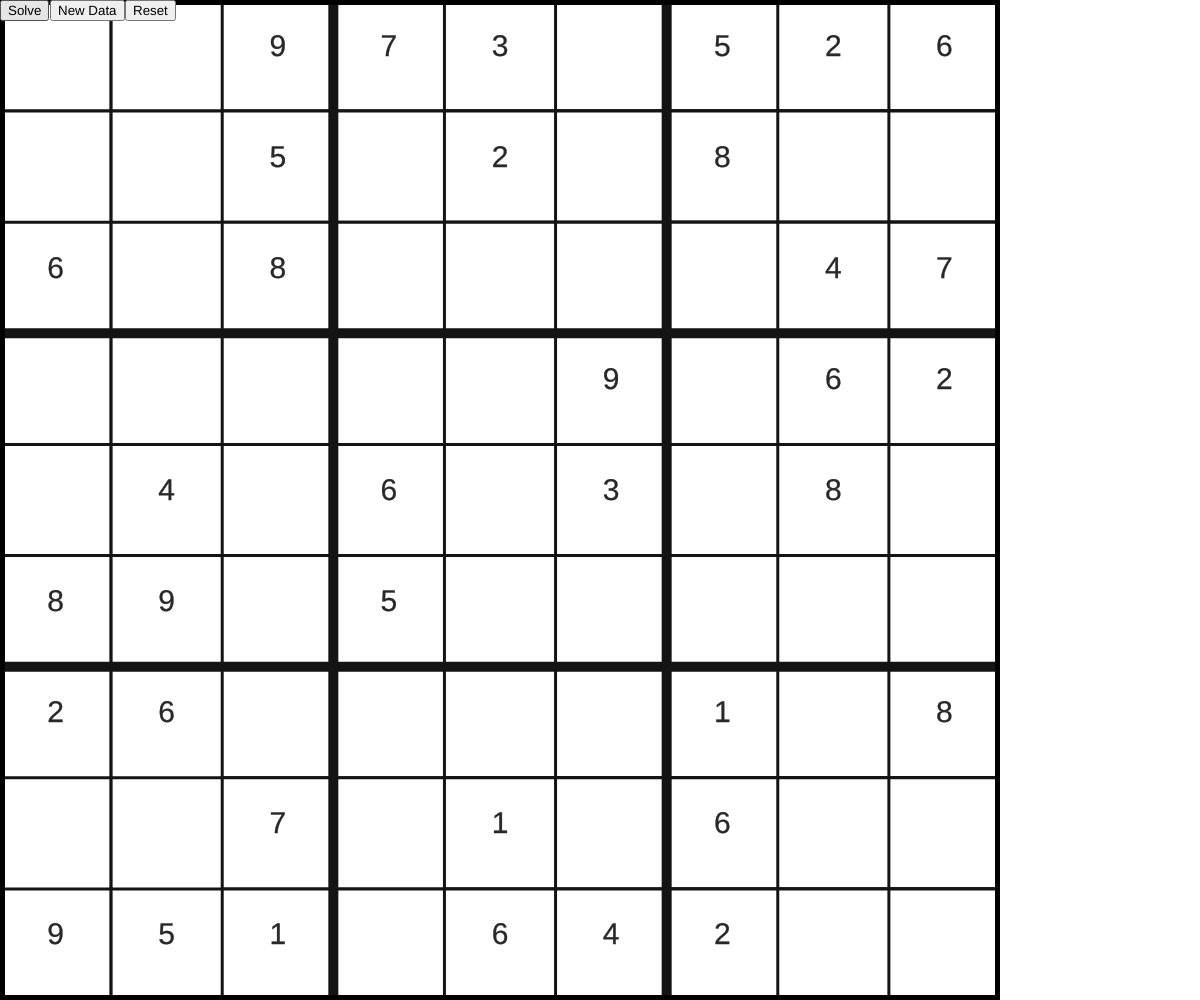
Frame 1 (no input)
Frame 60 (no input): identical to frame 1, image omitted
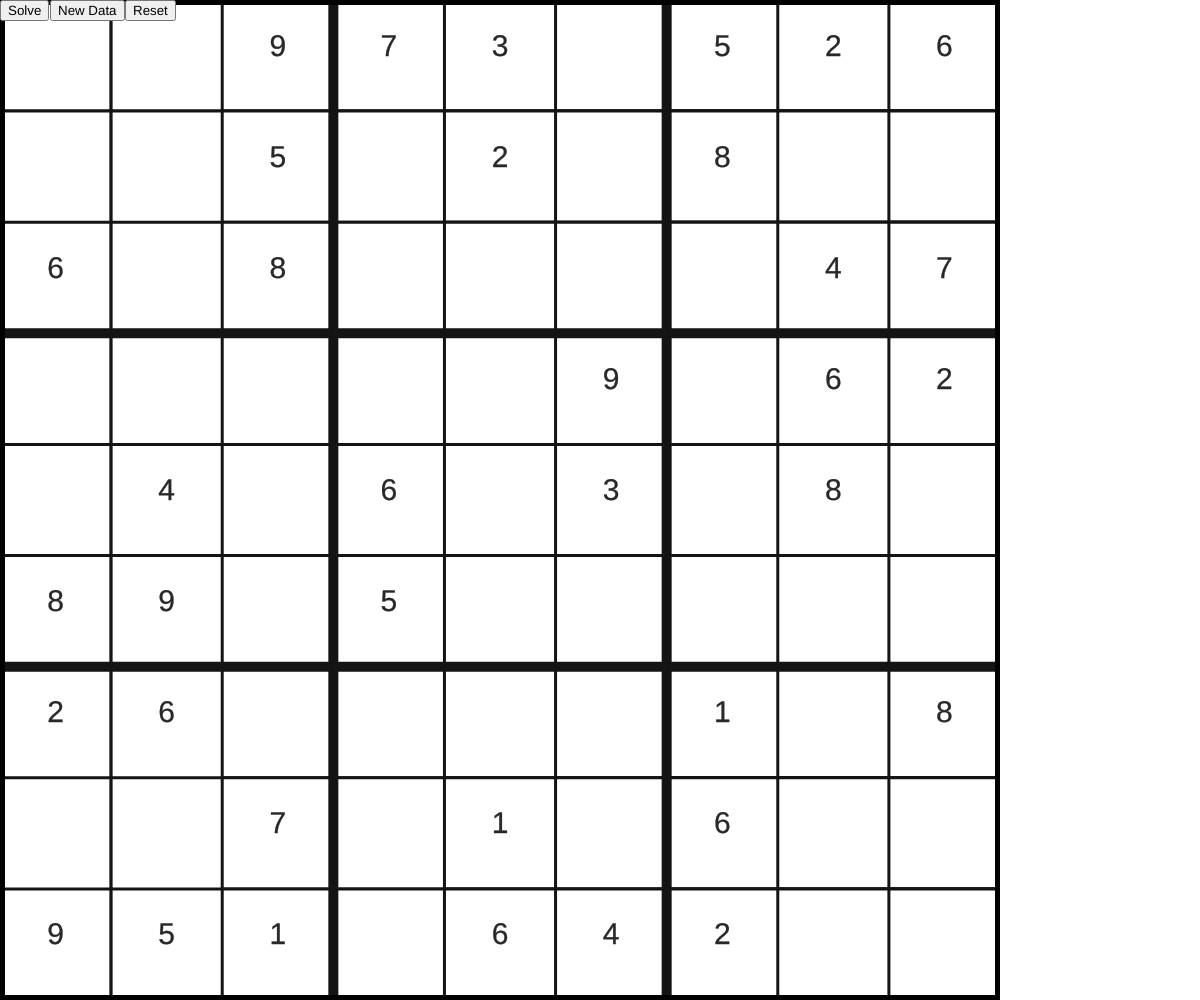
Frame 120 (the mouse pressed at the canvas centre since frame 60)

The p5.js sketch that drew these frames (run headless with seeded random() and noise() and a simulated clock; from frame 60 on, the mouse is pressed at the canvas centre):

// p5.js sketch
// ── sketch.js
var board = [];
var buttons = [];
var solving = false;

//var gameState = 	'000001000000000000000006000000400000000080000209000007000000000000003000000000000';//illustration of how it solves it
//var gameState = 	'000084010080050900140000285400003060006100009309800004000000401003400700010062300';//unsolvable, not enough givens
var gameState = 	'009730526005020800608000047000009062040603080890500000260000108007010600951064200';
//var gameState = 	'020456789457080236689237040005362974274090653396574800040618397761040528938725060';

function setup() {
	frameRate(20);
	createCanvas(windowWidth,windowHeight);
	background(255);
	
	for (let i = 0; i<9; i++){
		board[i] = [];
		for (let j = 0; j<9; j++){
			board[i][j] = new Board(j,i,gameState[(i*9)+j]);
		}
	}
	
	easierButtons('Solve',0,0,function(){solving = true;});
	easierButtons('New Data',50,0,function(){gameState = ''+prompt();setup();});
	easierButtons('Reset',125,0,function(){setup();});
}

function draw(){
	let colWidth = windowWidth/9;
	let rowHeight = windowHeight/9;
	let width;
	if (colWidth > rowHeight) width = rowHeight;
	if (colWidth < rowHeight) width = colWidth;
	
	for(let i = 0; i<9; i++){
		for (let j = 0; j<9; j++){
			board[i][j].show(width,width);
		}
	}
	
	if(solving == true){
		for (let k = 0; k<5; k++){
			for (let i = 0; i<9; i++){
				for (let j = 0; j<9; j++){
					if(board[i][j].val == ' '){
						let canBe = board[i][j].check();
						if(canBe.length == 1){
							board[i][j] = new Board(j,i,canBe);
						}
					}
				}
			}
		}
		solving = false;
	}

	stroke(20);
	strokeWeight(10);
	line(width*3,0,width*3,width*9);
	line(width*6,0,width*6,width*9);
	line(0,width*3,width*9,width*3)
	line(0,width*6,width*9,width*6)
	
	noFill();
	stroke(0);
	rect(0,0,width*9,width*9);
	
	fill(255);
	noStroke();
	rect(width*9,0,windowWidth,windowHeight);
	rect(0,width*9,windowWidth,windowHeight);
}

function returnRow(j){
	let str = '';
	for (let k = 0; k<9; k++){
		if(board[j][k].val != ' '){
			str += (''+board[j][k].val)
		}
	}
	return str;	
}
function returnCol(j){
	let str = '';
	for (let k = 0; k<9; k++){
		if(board[k][j].val != ' '){
			str += (''+board[k][j].val)
		}
	}
	return str;	
}
function returnSquare(i,j){
	let str = '';
	let lStop, lStart, kStop, kStart;
	if(i+1%3 == 0){lStart = i-(i%3)-3;lStop = i-(i%3);}else{lStart = i-(i%3);lStop = i-(i%3)+3;}
	if(j+1%3 == 0){kStart = j-(j%3)-3;kStop = j-(j%3);}else{kStart = j-(j%3);kStop = j-(j%3)+3;}
	for (let k = lStart; k<lStop; k++){
		for (let l = kStart; l<kStop; l++){
			if(board[k][l].val != ' '){
				str+=(''+board[k][l].val);
			}
		}
	}
	return str;	
}

class Board{
	constructor(i,j,val){
		this.i = i;
		this.j = j;
		this.val = val;
		if (this.val == '0')this.val = ' ';
	}
		
	show(x,y){
		fill(255);
		stroke(20);
		strokeWeight(3);
		rect(this.i*x, this.j*y, (this.i+1)*x, (this.j+1)*y);
		
		fill(40);
		stroke(40);
		strokeWeight(.3);
		textSize(30);
		textAlign(CENTER);
		text(this.val, (this.i*x + (this.i+1)*x)/2, (this.j*y + (this.j+1)*y)/2);
		
		/*show coords
		fill(0);
		stroke(0);
		textSize(10);
		text(this.i + ' ' + this.j, (this.i*x + (this.i+1)*x)/2, (this.j*y + (this.j+1)*y)/2+20);
		*/
	}
	
	check(){
		let unsortedCantBeUsed = (returnRow(this.j)+''+returnCol(this.i)+''+returnSquare(this.j,this.i));
		let cantBeUsed = sortAndRemove(unsortedCantBeUsed.split('')).toString().replace(/,/g,'');
		let canBeUsed = '';
		for(let i = 1; i<10; i++){
			if(cantBeUsed.indexOf(''+i) <= -1){
				canBeUsed += (''+i);
			}
		}
		return canBeUsed;
	}
}

function sortAndRemove(a) {
    return a.sort().filter(function(item, pos, ary) {
        return !pos || item != ary[pos - 1];
    })
}

function easierButtons(buttonName, x, y, func){
	buttons.push(createButton(buttonName));
	buttons[buttons.length-1].position(x,y);
	buttons[buttons.length-1].mousePressed(func);
}
